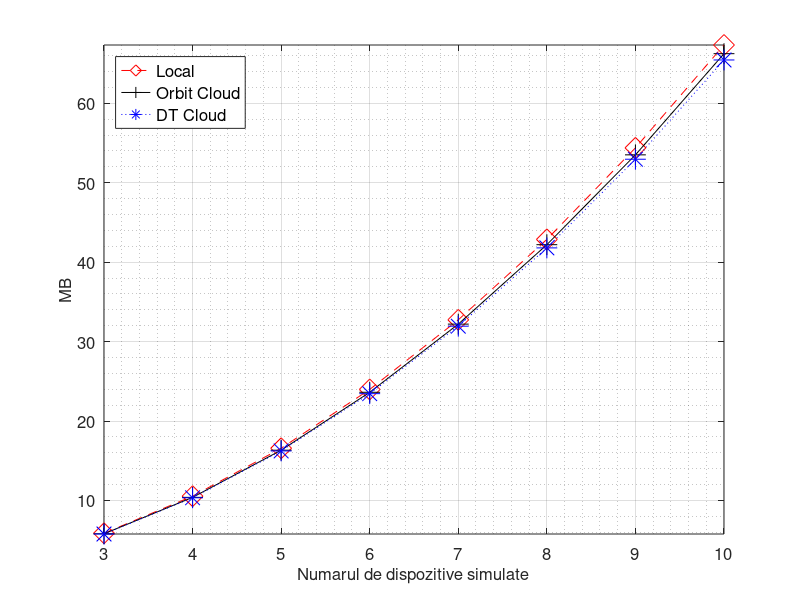
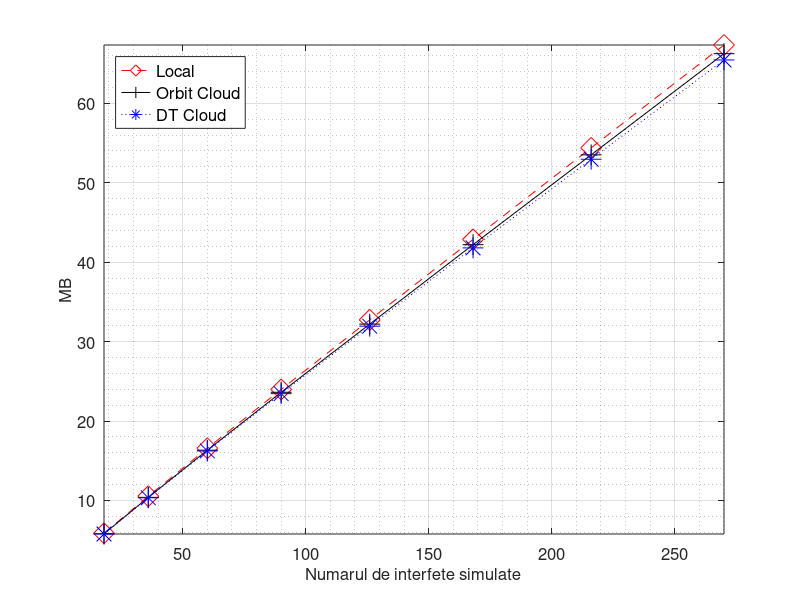
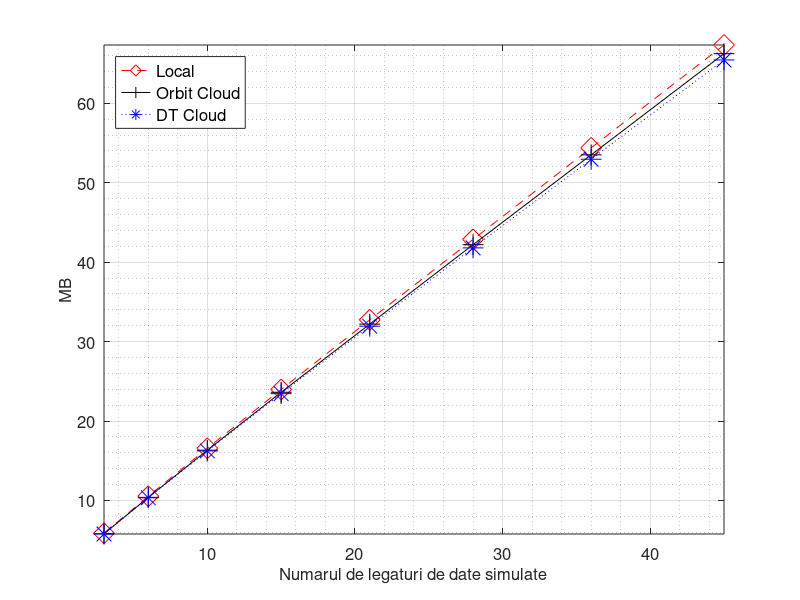

These figures' MATLAB source, in order:
nes = [3,4,5,6,7,8,9,10]
intfs = [18,36,60,90,126,168,216,270]
links = [3,6,10,15,21,28,36,45]

local = [5.868,10.536,16.568,23.972,32.736,42.86,54.384,67.332] 
orbit = [5.804,10.388,16.324,23.616,32.196,42.196,53.504,66.24]
dt = [5.776,10.336,16.232,23.444,31.936,41.792,52.952,65.448]

figure(1)
plot(nes,local, '--dr', 'markersize', 15, nes, orbit, '-+k', 'markersize', 15, nes, dt, ':*b', 'markersize', 15)
set(gca, "fontsize", 12)

xlabel('Numarul de dispozitive simulate', "fontsize", 12)
grid on
grid minor on
ylabel('MB', "fontsize", 12)
leg = legend('Local','Orbit Cloud','DT Cloud', "location", 'northwest')
set(leg, "fontsize", 12)
axis('tight')

#la = num2str(local(:));
#lb = cellstr(la);
#lc = strtrim(lb);

#oa = num2str(orbit(:));
#ob = cellstr(oa);
#oc = strtrim(ob);

#da = num2str(dt(:));
#db = cellstr(da);
#dc = strtrim(db);

#text(nes, local, lc)
#text(nes, orbit, oc)
#text(nes, dt, dc)

figure(2)
plot(intfs,local, '--dr', 'markersize', 15, intfs, orbit, '-+k', 'markersize', 15, intfs, dt, ':*b', 'markersize', 15)
set(gca, "fontsize", 12)

xlabel('Numarul de interfete simulate', "fontsize", 12)
grid on
grid minor on
ylabel('MB', "fontsize", 12)
leg = legend('Local','Orbit Cloud','DT Cloud', "location", 'northwest')
set(leg, "fontsize", 12)
axis('tight')

#la = num2str(local(:));
#lb = cellstr(la);
#lc = strtrim(lb);

#oa = num2str(orbit(:));
#ob = cellstr(oa);
#oc = strtrim(ob);

#da = num2str(dt(:));
#db = cellstr(da);
#dc = strtrim(db);

#text(intfs, local, lc)
#text(intfs, orbit, oc)
#text(intfs, dt, dc)

figure(3)
plot(links,local, '--dr', 'markersize', 15, links, orbit, '-+k', 'markersize', 15, links, dt, ':*b', 'markersize', 15)
set(gca, "fontsize", 12)

xlabel('Numarul de legaturi de date simulate', "fontsize", 12)
grid on
grid minor on
ylabel('MB', "fontsize", 12)
leg = legend('Local','Orbit Cloud','DT Cloud', "location", 'northwest')
set(leg, "fontsize", 12)
axis('tight')

#la = num2str(local(:));
#lb = cellstr(la);
#lc = strtrim(lb);

#oa = num2str(orbit(:));
#ob = cellstr(oa);
#oc = strtrim(ob);

#da = num2str(dt(:));
#db = cellstr(da);
#dc = strtrim(db);

#text(links, local, lc)
#text(links, orbit, oc)
#text(links, dt, dc)
